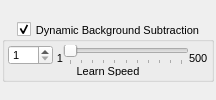
                <widget class="QWidget" name="tab_dynamicBackground">
                 <attribute name="title">
                  <string>Dynamic</string>
                 </attribute>
                 <layout class="QVBoxLayout" name="verticalLayout_6">
                  <property name="spacing">
                   <number>0</number>
                  </property>
                  <property name="leftMargin">
                   <number>2</number>
                  </property>
                  <property name="topMargin">
                   <number>4</number>
                  </property>
                  <property name="rightMargin">
                   <number>2</number>
                  </property>
                  <property name="bottomMargin">
                   <number>0</number>
                  </property>
                  <item>
                   <widget class="QGroupBox" name="groupBox_dynamicSubtration">
                    <property name="enabled">
                     <bool>true</bool>
                    </property>
                    <property name="sizePolicy">
                     <sizepolicy hsizetype="Expanding" vsizetype="Fixed">
                      <horstretch>0</horstretch>
                      <verstretch>0</verstretch>
                     </sizepolicy>
                    </property>
                    <property name="minimumSize">
                     <size>
                      <width>100</width>
                      <height>60</height>
                     </size>
                    </property>
                    <property name="maximumSize">
                     <size>
                      <width>16777215</width>
                      <height>60</height>
                     </size>
                    </property>
                    <property name="font">
                     <font>
                      <pointsize>8</pointsize>
                      <weight>50</weight>
                      <bold>false</bold>
                     </font>
                    </property>
                    <property name="title">
                     <string>Dynamic Background Subtraction</string>
                    </property>
                    <property name="alignment">
                     <set>Qt::AlignCenter</set>
                    </property>
                    <property name="checkable">
                     <bool>true</bool>
                    </property>
                    <property name="checked">
                     <bool>true</bool>
                    </property>
                    <layout class="QVBoxLayout" name="verticalLayout_dynamicSubtraction">
                     <property name="spacing">
                      <number>3</number>
                     </property>
                     <property name="margin">
                      <number>3</number>
                     </property>
                     <item>
                      <layout class="QHBoxLayout" name="horizontalLayout_8">
                       <property name="spacing">
                        <number>0</number>
                       </property>
                       <item>
                        <widget class="QSpinBox" name="spinBox_dynamicSubtraction">
                         <property name="enabled">
                          <bool>true</bool>
                         </property>
                         <property name="minimumSize">
                          <size>
                           <width>0</width>
                           <height>20</height>
                          </size>
                         </property>
                         <property name="maximumSize">
                          <size>
                           <width>16777215</width>
                           <height>20</height>
                          </size>
                         </property>
                         <property name="font">
                          <font>
                           <weight>50</weight>
                           <bold>false</bold>
                          </font>
                         </property>
                         <property name="minimum">
                          <number>1</number>
                         </property>
                         <property name="maximum">
                          <number>500</number>
                         </property>
                        </widget>
                       </item>
                       <item>
                        <widget class="QLabel" name="label_32">
                         <property name="minimumSize">
                          <size>
                           <width>10</width>
                           <height>20</height>
                          </size>
                         </property>
                         <property name="maximumSize">
                          <size>
                           <width>16777215</width>
                           <height>20</height>
                          </size>
                         </property>
                         <property name="font">
                          <font>
                           <family>MS Shell Dlg 2</family>
                           <pointsize>8</pointsize>
                           <weight>50</weight>
                           <bold>false</bold>
                          </font>
                         </property>
                         <property name="text">
                          <string>1</string>
                         </property>
                         <property name="alignment">
                          <set>Qt::AlignBottom|Qt::AlignRight|Qt::AlignTrailing</set>
                         </property>
                        </widget>
                       </item>
                       <item>
                        <widget class="QSlider" name="slider_dynamicSubtraction">
                         <property name="enabled">
                          <bool>true</bool>
                         </property>
                         <property name="minimumSize">
                          <size>
                           <width>0</width>
                           <height>20</height>
                          </size>
                         </property>
                         <property name="maximumSize">
                          <size>
                           <width>16777215</width>
                           <height>20</height>
                          </size>
                         </property>
                         <property name="font">
                          <font>
                           <weight>50</weight>
                           <bold>false</bold>
                          </font>
                         </property>
                         <property name="minimum">
                          <number>1</number>
                         </property>
                         <property name="maximum">
                          <number>500</number>
                         </property>
                         <property name="singleStep">
                          <number>1</number>
                         </property>
                         <property name="pageStep">
                          <number>50</number>
                         </property>
                         <property name="orientation">
                          <enum>Qt::Horizontal</enum>
                         </property>
                         <property name="tickPosition">
                          <enum>QSlider::TicksBelow</enum>
                         </property>
                         <property name="tickInterval">
                          <number>50</number>
                         </property>
                        </widget>
                       </item>
                       <item>
                        <widget class="QLabel" name="label_36">
                         <property name="minimumSize">
                          <size>
                           <width>0</width>
                           <height>20</height>
                          </size>
                         </property>
                         <property name="maximumSize">
                          <size>
                           <width>16777215</width>
                           <height>20</height>
                          </size>
                         </property>
                         <property name="font">
                          <font>
                           <family>MS Shell Dlg 2</family>
                           <pointsize>8</pointsize>
                           <weight>50</weight>
                           <bold>false</bold>
                          </font>
                         </property>
                         <property name="text">
                          <string>500</string>
                         </property>
                         <property name="alignment">
                          <set>Qt::AlignBottom|Qt::AlignLeading|Qt::AlignLeft</set>
                         </property>
                        </widget>
                       </item>
                      </layout>
                     </item>
                     <item>
                      <widget class="QLabel" name="label_learnSpeed">
                       <property name="enabled">
                        <bool>true</bool>
                       </property>
                       <property name="minimumSize">
                        <size>
                         <width>0</width>
                         <height>10</height>
                        </size>
                       </property>
                       <property name="font">
                        <font>
                         <pointsize>8</pointsize>
                         <weight>50</weight>
                         <bold>false</bold>
                        </font>
                       </property>
                       <property name="text">
                        <string>Learn Speed</string>
                       </property>
                       <property name="alignment">
                        <set>Qt::AlignCenter</set>
                       </property>
                      </widget>
                     </item>
                    </layout>
                   </widget>
                  </item>
                 </layout>
                </widget>
